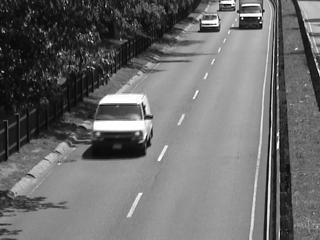
#> input picture lab4/I.jpg, 320 x 240 px, found by its file name
$ jupyter execute Untitled.ipynb
#> lines starting #> are read from the running program, lines starting #| are printed output that depends on the picture
[cell 1]
import cv2
import matplotlib.pyplot as plt
import numpy as np

def plot(*args):
    count = len(args)
    fig, ax = plt.subplots(1,count)
    fig.set_figheight(5)
    fig.set_figwidth(15)
    if count==1:
        ax.imshow(args[0], cmap="gray")
    else:
        for i in range(len(ax)):
            ax[i].imshow(args[i], cmap="gray")
    plt.show()

[cell 2]
image_i = cv2.imread("i.jpg", cv2.IMREAD_GRAYSCALE)
#> image_i is the input picture: shape (240, 320); min 0, max 255, mean 107.9
image_j = cv2.imread("j.jpg", cv2.IMREAD_GRAYSCALE)
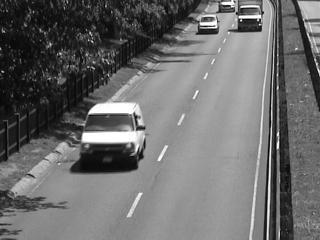
#> input picture lab4/J.jpg, 320 x 240 px, found by its file name
#> image_j is the input picture: shape (240, 320); min 0, max 255, mean 107.9

[cell 3]
cp_1 = image_i.astype("int16")
cp_2 = image_j.astype("int16")
diff = np.abs(cp_1 - cp_2)
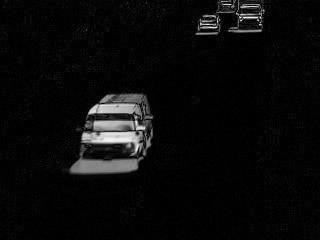
#> diff: shape (240, 320) int16; min 0, max 249, mean 10.4

plot(image_i, image_j, diff)
#> in plot, `plt.show()`:
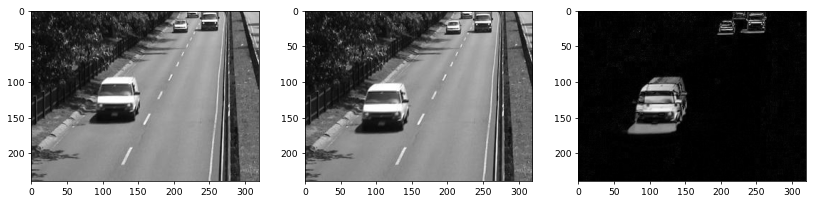
#> figure drawn by matplotlib, 3 panels

[cell 4]
s = 5
w = int(s/2)

dx, dy = 3, 3

X,Y = image_i.shape
#> X = 240; Y = 320

u,v = np.zeros((X,Y)), np.zeros((X,Y))

for y in range(w, Y - w):
    for x in range(w, X - w):
        frame_i = np.float32(image_i[x-w:x+w+1, y-w:y+w+1])
        min_distance = np.inf
        for i in range(-dx, dx+1):
            for j in range(-dy, dy+1):
                if i + x < w or i + x>= X - w or j + y < w or j + y >= Y-w:
                    pass
                else:
                    frame_j = np.float32(image_j[x+i-w:x+i+w+1, y+j-w:y+j+w+1])
                    distance = np.sqrt(np.sum(np.square(frame_i-frame_j)))
                    if distance < min_distance:
                        distance = min_distance
                        u[x,y] = x + i
                        v[x,y] = y + j
